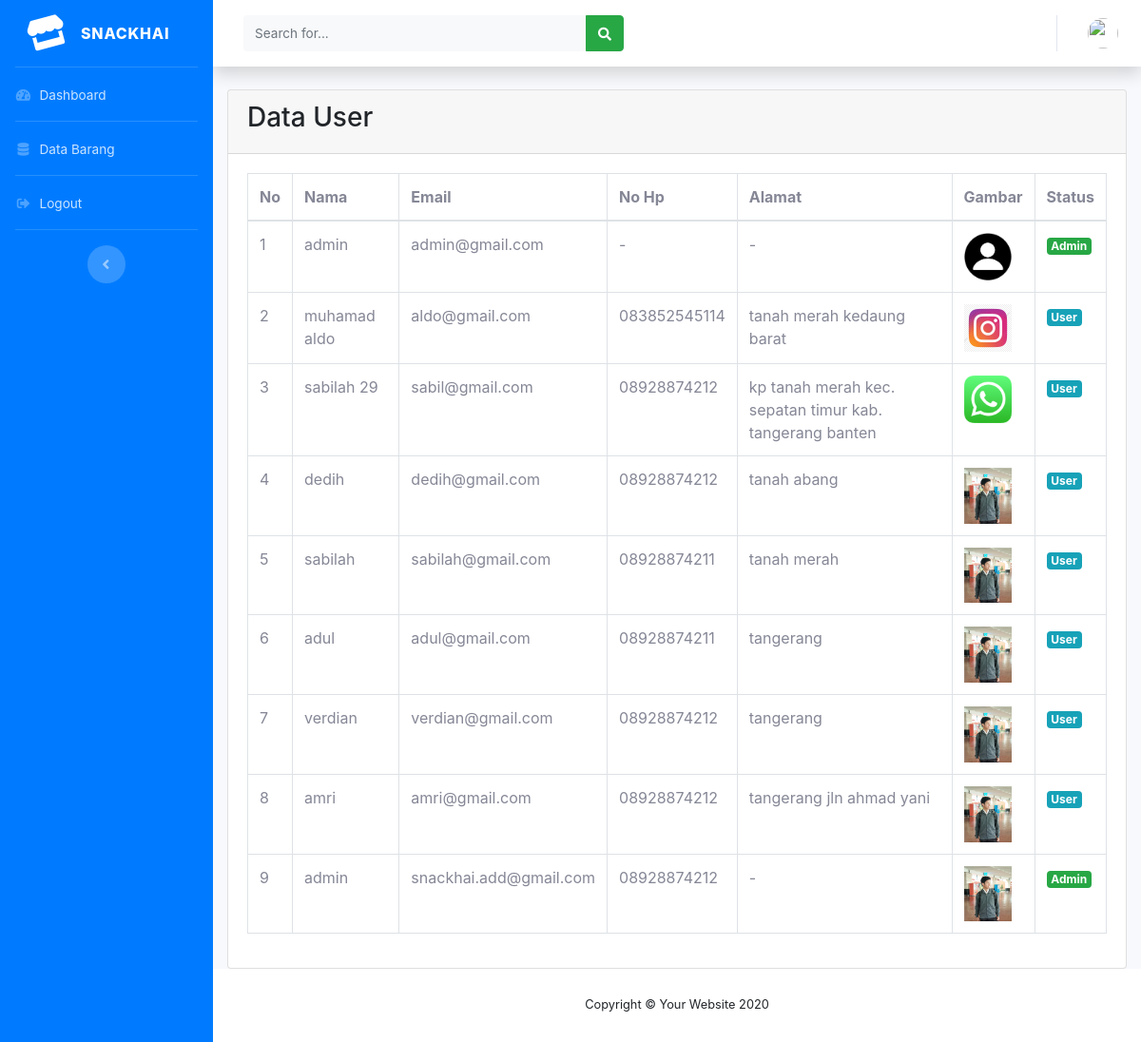
The app's page /index.php/admin/user with its own data.
### tables this page shows
CREATE TABLE `tb_user` (
  `id` int(11) NOT NULL,
  `nama` varchar(50) NOT NULL,
  `email` varchar(100) NOT NULL,
  `password` varchar(200) NOT NULL,
  `no_hp` varchar(13) NOT NULL,
  `alamat` text NOT NULL,
  `gambar` varchar(35) NOT NULL,
  `role_id` tinyint(1) NOT NULL
);

### application/controllers/admin/User.php (called while the page is built)
<?php
class User extends CI_Controller
{
	public function index(){
		$data['user'] = $this->model_barang->tampil_user();
		$data['title'] = 'Data User';
		$data['users'] = $this->model_barang->tampil_users('tb_user');
		$this->load->view('admin_templates/header', $data);
		$this->load->view('admin_templates/sidebar');
		$this->load->view('admin_templates/topbar', $data);
		$this->load->view('admin/user', $data);
		$this->load->view('admin_templates/footer');
	}
}

### index.php (called while the page is built, shortened)
<?php
require_once BASEPATH.'core/CodeIgniter.php';

### application/models/model_barang.php (called while the page is built, shortened)
<?php
class Model_barang extends CI_Model{
	public function tampil_users($table){
		return $this->db->get($table)->result();
	}
}

### application/views/admin/user.php (the view)
<div class="container-fluid">
	<div class="card">
		<div class="card-header">
			<h3>Data User</h3>
		</div>
		<div class="card-body">
			<table class="table table-bordered " id="table">
				<thead>
					<tr>
						<th>No</th>
						<th>Nama</th>
						<th>Email</th>
						<th>No Hp</th>
						<th>Alamat</th>
						<th>Gambar</th>
						<th>Status</th>
					</tr>
				</thead>
				<tbody>
					<?php foreach ($users as $no => $us): ?>
						<tr>
							<td><?= $no+1; ?></td>
							<td><?= $us->nama ?></td>
							<td><?= $us->email ?></td>
							<td><?= $us->no_hp ?></td>
							<td><?= $us->alamat ?></td>
							<td><img src="<?= base_url('assets/img/profile/' .$us->gambar) ?>" width="50"></td>
							<td>
								<?php if ($us->role_id == '1'): ?>
									<small class="badge badge-success">Admin</small>
								<?php elseif($us->role_id == '2'): ?>
									<small class="badge badge-info">User</small>
								<?php endif ?>
							</td>
						</tr>
					<?php endforeach ?>
				</tbody>
			</table>
		</div>
	</div>
</div>
</div>

### records on screen
tb_user: nama "admin", email "admin@gmail.com", no_hp "-", alamat "-", gambar (placeholder picture), role_id "Admin"
tb_user: nama "muhamad aldo", email "aldo@gmail.com", no_hp "083852545114", alamat "tanah merah kedaung barat", gambar (picture), role_id "User"
tb_user: nama "sabilah 29", email "sabil@gmail.com", no_hp "08928874212", alamat "kp tanah merah kec. sepatan timur kab. tangerang banten", gambar (picture), role_id "User"
tb_user: nama "dedih", email "dedih@gmail.com", no_hp "08928874212", alamat "tanah abang", gambar (placeholder picture), role_id "User"
tb_user: nama "sabilah", email "sabilah@gmail.com", no_hp "08928874211", alamat "tanah merah", gambar (placeholder picture), role_id "User"
tb_user: nama "adul", email "adul@gmail.com", no_hp "08928874211", alamat "tangerang", gambar (placeholder picture), role_id "User"
tb_user: nama "verdian", email "verdian@gmail.com", no_hp "08928874212", alamat "tangerang", gambar (placeholder picture), role_id "User"
tb_user: nama "amri", email "amri@gmail.com", no_hp "08928874212", alamat "tangerang jln ahmad yani", gambar (placeholder picture), role_id "User"
tb_user: nama "admin", email "snackhai.add@gmail.com", no_hp "08928874212", alamat "-", gambar (placeholder picture), role_id "Admin"
